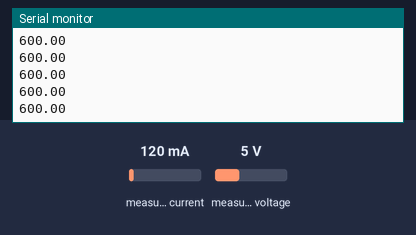
The sketch below on a simulated Arduino Uno, built with avr-gcc and run on an emulated ATmega328P. Parts: the last lines printed to the serial monitor. The inputs (shaded band) are chosen by the test bench; at power-on: measured current 120 mA, measured voltage 5 V.

Above: at 0.8 s.
0.9 s: measured current set to 40 mA
At 1.9 s:
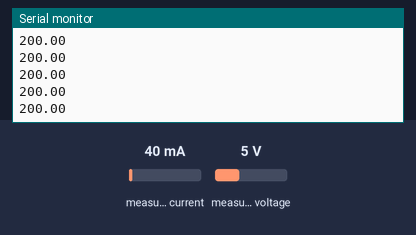
2.4 s: measured voltage set to 0.3 V
At 2.9 s:
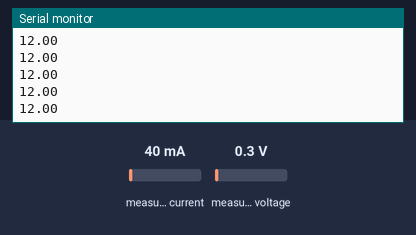
3.9 s: measured current set to 500 mA
At 4.4 s:
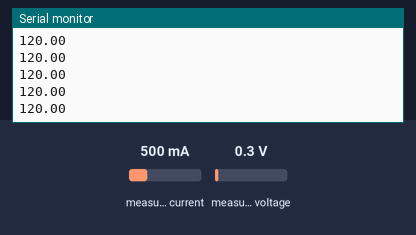
Timing chart, 0 to 6.9 s (numbered marks = the images above; inputs shaded):
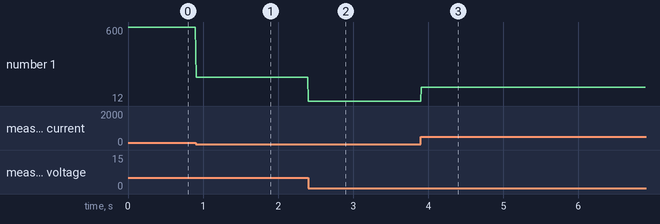

The sketch:

measurement.ino
```cpp
#include <Arduino.h>
#include <Adafruit_INA219.h>
#include <Adafruit_BusIO_Register.h>
#include <Adafruit_I2CDevice.h>
#include <Wire.h>

#define SAMPLE_RATE   200
#define SAMPLE_DELAY  (1000 / SAMPLE_RATE)

Adafruit_INA219 sensor;

int main() {
	init();

	Serial.begin(115200);

	if (!sensor.begin()) {
		Serial.println("Failed to find INA219 chip");
		while (1) {
			delay(1000);
		}
	}

	sensor.setCalibration_16V_400mA();

	while (true) {
		// float value = sensor.getShuntVoltage_mV();
		// float value = sensor.getBusVoltage_V();
		float value = sensor.getPower_mW();
		// float value = sensor.getCurrent_mA();

		Serial.println(value);

		delay(SAMPLE_DELAY);
	}
}
```

Measured:
- after the input at 0.9 s, the serial monitor: prints a new line at once (image 1)
- after the input at 2.4 s, the serial monitor: prints a new line at once (image 2)
- after the input at 3.9 s, the serial monitor: prints a new line at once (image 3)
- plotted number 1: 600 → 200 after the input at 0.9 s, 200 → 12 after the input at 2.4 s, 12 → 120 after the input at 3.9 s
